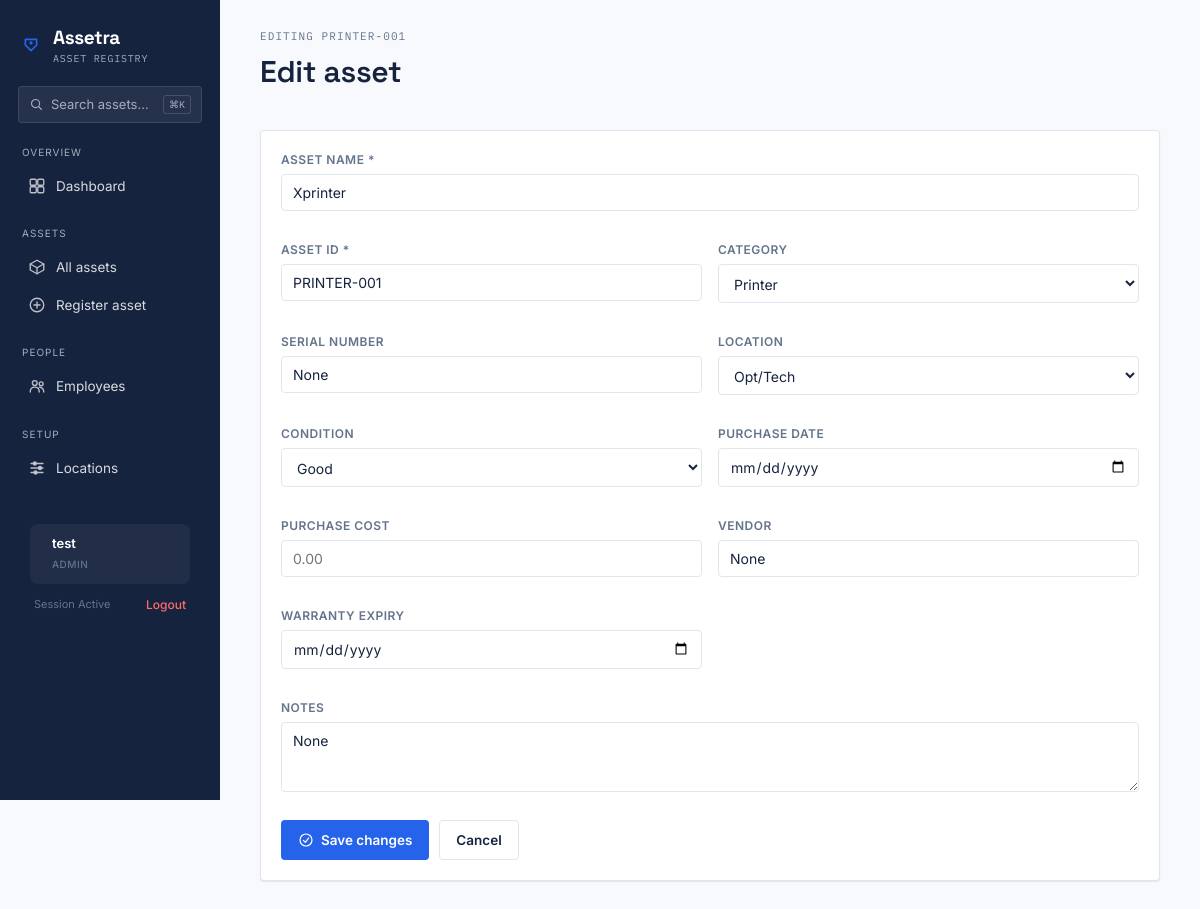
The app's page /assets/1/edit (signed in) with its own data.
### tables this page shows
CREATE TABLE accounts (
    id              INTEGER PRIMARY KEY AUTOINCREMENT,
    username        TEXT NOT NULL UNIQUE,
    role            TEXT NOT NULL DEFAULT 'user',  -- superadmin | admin | user
    password_hash   TEXT NOT NULL,
    is_active       INTEGER NOT NULL DEFAULT 1,
    created_at      TEXT NOT NULL DEFAULT (datetime('now'))
);

CREATE TABLE assets (
    id                  INTEGER PRIMARY KEY AUTOINCREMENT,
    asset_tag           TEXT NOT NULL UNIQUE,      -- user-entered Asset ID, e.g. LAPTOP-001
    name                TEXT NOT NULL,
    category            TEXT NOT NULL DEFAULT 'Other',
    serial_number       TEXT,
    location_id         INTEGER,
    assigned_employee_id INTEGER,
    condition           TEXT NOT NULL DEFAULT 'Good',   -- New, Good, Fair, Poor, Damaged
    status              TEXT NOT NULL DEFAULT 'Available', -- Available, Assigned, In Repair, Retired, Lost
    purchase_date        TEXT,
    purchase_cost         REAL,
    vendor               TEXT,
    warranty_expiry       TEXT,
    notes                TEXT,
    created_at           TEXT NOT NULL DEFAULT (datetime('now')),
    updated_at           TEXT NOT NULL DEFAULT (datetime('now')),
    FOREIGN KEY (location_id) REFERENCES locations(id) ON DELETE SET NULL,
    FOREIGN KEY (assigned_employee_id) REFERENCES employees(id) ON DELETE SET NULL
);

### app.py (the view, shortened to what this page needs)
@app.route("/assets/<int:asset_id>/edit", methods=["GET", "POST"])
@require("asset:add")
def asset_edit(asset_id):
  conn = get_db()
  asset = conn.execute("SELECT * FROM assets WHERE id = ?", (asset_id,)).fetchone()
  if asset is None:
    abort(404)
  locations, employees = get_lookup_lists(conn)
  conn.close()
  return render_template(
      "asset_form.html",
      asset=asset,
      locations=locations,
      employees=employees,
      categories=CATEGORIES,
      conditions=CONDITIONS,
      statuses=STATUSES,
      form=None,
  )

### app.py (called while the page is built)
def can(role, action):
  perms = PERMISSIONS.get(role, set())
  return "*" in perms or action in perms

def current_account():
  uid = session.get("uid")
  if not uid:
    return None
  conn = get_db()
  acc = conn.execute("SELECT * FROM accounts WHERE id = ?", (uid,)).fetchone()
  conn.close()
  return acc if acc and acc["is_active"] else None

def require(action=None):
  def decorator(fn):
    from functools import wraps
    @wraps(fn)
    def wrapper(*args, **kwargs):
      acc = current_account()
      if not acc:
        return redirect(url_for("login"))
      if action and not can(acc["role"], action):
        flash("You don't have permission to do that.", "error")
        return redirect(url_for("dashboard"))
      g.account = acc
      return fn(*args, **kwargs)
    return wrapper
  return decorator

@app.context_processor
def inject_globals():
  acc = current_account()
  return {"current_year": datetime.now().year, "me": acc, "can": can}

def get_lookup_lists(conn):
  locations = conn.execute("SELECT * FROM locations ORDER BY name").fetchall()
  employees = conn.execute(
      "SELECT * FROM employees WHERE active = 1 ORDER BY full_name"
  ).fetchall()
  return locations, employees

### db.py (called while the page is built)
def get_db():
    os.makedirs(os.path.dirname(DB_PATH), exist_ok=True)
    conn = sqlite3.connect(DB_PATH)
    conn.row_factory = sqlite3.Row
    conn.execute("PRAGMA foreign_keys = ON")
    return conn

### templates/asset_form.html (shortened to what this page needs)
{% extends "base.html" %}
{% block content %}
{% from "_icons.html" import icon %}
<div class="page-head">
  <div>
    <div class="eyebrow">{{ 'Editing ' + asset.asset_tag if asset else 'New asset' }}</div>
    <h1>{{ 'Edit asset' if asset else 'Register a new asset' }}</h1>
  </div>
</div>
<form method="post" class="card">
  <div class="form-grid">
    <div class="field full">
      <label for="name">Asset name *</label>
      <input id="name" name="name" type="text" required
             value="{{ form.name if form else (asset.name if asset else '') }}"
             placeholder="e.g. Dell Latitude 5440">
    </div>
    <div class="field">
      <label for="asset_tag">Asset ID *</label>
      <input id="asset_tag" name="asset_tag" type="text" required
             value="{{ form.asset_tag if form else (asset.asset_tag if asset else '') }}"
             placeholder="e.g. LAPTOP-001">
    </div>
    <div class="field">
      <label for="category">Category</label>
      <select id="category" name="category">
        {% for c in categories %}
        <option value="{{ c }}" {{ 'selected' if asset and asset.category == c }}>{{ c }}</option>
        {% endfor %}
      </select>
    </div>
    <div class="field">
      <label for="serial_number">Serial number</label>
      <input id="serial_number" name="serial_number" type="text"
             value="{{ form.serial_number if form else (asset.serial_number if asset else '') }}"
             placeholder="e.g. SN-8823X (optional)">
    </div>
    <div class="field">
      <label for="location_id">Location</label>
      <select id="location_id" name="location_id">
        {% for l in locations %}
        <option value="{{ l.id }}" {{ 'selected' if asset and asset.location_id == l.id }}>{{ l.name }}</option>
        {% endfor %}
      </select>
    </div>
    <div class="field">
      <label for="condition">Condition</label>
      <select id="condition" name="condition">
        {% for c in conditions %}
        <option value="{{ c }}" {{ 'selected' if (asset and asset.condition == c) or (not asset and c == 'Good') }}>{{ c }}</option>
        {% endfor %}
      </select>
    </div>
    <div class="field">
      <label for="purchase_date">Purchase date</label>
      <input id="purchase_date" name="purchase_date" type="date" value="{{ asset.purchase_date if asset else '' }}">
    </div>
    <div class="field">
      <label for="purchase_cost">Purchase cost</label>
      <input id="purchase_cost" name="purchase_cost" type="number" step="0.01" value="{{ asset.purchase_cost if asset else '' }}" placeholder="0.00">
    </div>
    <div class="field">
      <label for="vendor">Vendor</label>
      <input id="vendor" name="vendor" type="text" value="{{ asset.vendor if asset else '' }}" placeholder="e.g. CDW">
    </div>
    <div class="field">
      <label for="warranty_expiry">Warranty expiry</label>
      <input id="warranty_expiry" name="warranty_expiry" type="date" value="{{ asset.warranty_expiry if asset else '' }}">
    </div>
    <div class="field full">
      <label for="notes">Notes</label>
      <textarea id="notes" name="notes" placeholder="Any additional detail worth recording…">{{ asset.notes if asset else '' }}</textarea>
    </div>
  </div>
  <div style="display:flex; gap:10px; margin-top:8px;">
    <button type="submit" class="btn btn-accent">{{ icon('check-circle', 16) }}{{ 'Save changes' if asset else 'Register asset' }}</button>
    <a href="{{ url_for('asset_detail', asset_id=asset.id) if asset else url_for('asset_list') }}" class="btn btn-ghost">Cancel</a>
  </div>
</form>
{% endblock %}

### templates/base.html (shortened to what this page needs)
<!DOCTYPE html>
<html lang="en">
<head>
    <link rel="stylesheet" href="{{ url_for('static', filename='style.css') }}">
</head>
<body>
     {% from "_icons.html" import icon %}
    <div class="shell{% if not me %} auth-shell{% endif %}">
        {% if me %}
        <nav class="sidebar">
            <a class="brand" href="{{ url_for('dashboard') }}">
                <img src="{{ url_for('static', filename='favicon.svg') }}" alt="" width="26" height="26">
                <div>
                    <span class="brand-name">Assetra</span>
                    <span class="brand-tag">Asset Registry</span>
                </div>
            </a>
            <div class="quick-search">
                {{ icon('search', 15) }}
                <input id="quick-search" type="text" placeholder="Search assets…" autocomplete="off">
                <kbd>⌘K</kbd>
            </div>
            <div class="nav-section">
                <div class="nav-label">Overview</div>
                <a class="nav-link {{ 'active' if request.endpoint == 'dashboard' }}" href="{{ url_for('dashboard') }}">{{ icon('grid') }}<span>Dashboard</span></a>
            </div>
            <div class="nav-section">
                <div class="nav-label">Assets</div>
                <a class="nav-link {{ 'active' if request.endpoint == 'asset_list' }}" href="{{ url_for('asset_list') }}">{{ icon('box') }}<span>All assets</span></a>
                <a class="nav-link {{ 'active' if request.endpoint == 'asset_new' }}" href="{{ url_for('asset_new') }}">{{ icon('plus-circle') }}<span>Register asset</span></a>
            </div>
            <div class="nav-section">
                <div class="nav-label">People</div>
                <a class="nav-link {{ 'active' if request.endpoint == 'employees' }}" href="{{ url_for('employees') }}">{{ icon('users') }}<span>Employees</span></a>
            </div>
            <div class="nav-section">
                <div class="nav-label">Setup</div>
                <a class="nav-link {{ 'active' if request.endpoint == 'settings' }}" href="{{ url_for('settings') }}">{{ icon('sliders') }}<span>Locations</span></a>
            </div>
            <div style="margin-top: auto; padding: 16px 12px; border-top: 1px solid var(--border);">
                <a href="{{ url_for('user_settings') }}" class="nav-link {{ 'active' if request.endpoint == 'user_settings' }}" style="display: flex; align-items: center; margin-bottom: 12px; padding: 10px 12px; border-radius: 8px; background: rgba(255, 255, 255, 0.05); border: 1px solid var(--border);">
                    <div style="flex: 1; overflow: hidden; margin-left: 10px;">
                        <div style="font-weight: 600; font-size: 13px; color: #ffffff; white-space: nowrap; overflow: hidden; text-overflow: ellipsis;">{{ me.username }}</div>
                        <span style="font-size: 10px; color: var(--steel); text-transform: uppercase; font-weight: 500; letter-spacing: 0.5px;">{{ me.role }}</span>
                    </div>
                </a>
                <div style="display: flex; align-items: center; justify-content: space-between; padding: 0 4px;">
                    <span style="font-size: 11px; color: var(--steel);">Session Active</span>
                    <a href="{{ url_for('logout') }}" title="Logout" style="color: #ff6b6b; display: flex; align-items: center; gap: 4px; font-size: 12px; text-decoration: none; font-weight: 500;">
                        {{ icon('log-out', 14) }} Logout
                    </a>
                </div>
            </div>
        </nav>
        {% endif %}
        <main class="main" {% if not me %}style="max-width: 100%; margin: 0; padding: 0; width: 100%; display: flex; align-items: center; justify-content: center;" {% endif %}>
             {% block content %}{% endblock %}
        </main>
    </div>
</body>
</html>

### static/style.css (style rules this page uses)
:root { --ink: #16233e; --ink-soft: #223256; --paper: #f7f9fc; --paper-raised: #ffffff; --steel: #64748b; --steel-light: #a3adbd; --hairline: #e1e6ee; --blue: #2563eb; --blue-dark: #1d4ed8; --blue-bg: #e8f0fe; --teal: #0d8f72; --teal-bg: #e2f5ef; --rust: #d3402c; --rust-bg: #fbe9e6; --slate-bg: #e9edf7; --slate: #4a5fc1; --amber: #d1861a; --amber-dark: #b06f13; --font-display: 'Space Grotesk', 'Segoe UI', sans-serif; --font-body: 'Inter', 'Segoe UI', sans-serif; --font-mono: 'IBM Plex Mono', 'Courier New', monospace; --radius: 4px; --shadow-card: 0 1px 2px rgba(28,34,48,0.06), 0 1px 0 rgba(28,34,48,0.04); }
* { box-sizing: border-box; }
html, body { margin: 0; padding: 0; background: var(--paper); color: var(--ink); font-family: var(--font-body); font-size: 15px; line-height: 1.5; }
a { color: inherit; text-decoration: none; }
h1, h2, h3, h4 { font-family: var(--font-display); font-weight: 600; margin: 0 0 0.4em 0; letter-spacing: -0.01em; }
.shell { display: grid; grid-template-columns: 220px 1fr; min-height: 100vh; }
.sidebar { background: var(--ink); color: #fff; padding: 24px 18px; position: sticky; top: 0; height: 100vh; }
.brand { display: flex; align-items: center; gap: 9px; margin-bottom: 20px; }
.brand img { display: block; border-radius: 6px; }
.brand-name { font-family: var(--font-display); font-weight: 700; font-size: 19px; letter-spacing: -0.02em; color: #fff; }
.brand-tag { font-family: var(--font-mono); font-size: 10px; color: var(--steel-light); letter-spacing: 0.08em; text-transform: uppercase; display: block; margin-top: -2px; }
.nav-section { margin-bottom: 22px; }
.nav-label { font-size: 10px; text-transform: uppercase; letter-spacing: 0.1em; color: var(--steel-light); margin: 0 0 8px 4px; }
.nav-link { display: flex; align-items: center; gap: 10px; padding: 8px 10px; border-radius: var(--radius); color: #d8dae0; font-size: 13.5px; margin-bottom: 2px; transition: background 0.12s ease, transform 0.12s ease; }
.quick-search { position: relative; display: flex; align-items: center; gap: 7px; background: rgba(255,255,255,0.07); border: 1px solid rgba(255,255,255,0.1); border-radius: var(--radius); padding: 8px 10px; margin-bottom: 22px; color: var(--steel-light); transition: border-color 0.12s ease; }
.quick-search input { background: transparent; border: none; padding: 0; color: #fff; font-size: 13px; flex: 1; min-width: 0; }
.quick-search input::placeholder { color: var(--steel-light); }
.quick-search kbd { font-family: var(--font-mono); font-size: 10px; color: var(--steel-light); border: 1px solid rgba(255,255,255,0.15); border-radius: 3px; padding: 1px 5px; }
.main { padding: 28px 40px 60px; max-width: 1180px; }
.page-head { display: flex; justify-content: space-between; align-items: flex-end; margin-bottom: 24px; flex-wrap: wrap; gap: 12px; }
.eyebrow { font-family: var(--font-mono); font-size: 11px; text-transform: uppercase; letter-spacing: 0.1em; color: var(--steel); margin-bottom: 4px; }
.btn { display: inline-flex; align-items: center; gap: 7px; font-family: var(--font-body); font-size: 13.5px; font-weight: 600; padding: 9px 16px; border-radius: var(--radius); border: 1px solid transparent; cursor: pointer; transition: all 0.12s ease; }
.btn-accent { background: var(--blue); color: #fff; }
.btn-ghost { background: transparent; color: var(--ink); border-color: var(--hairline); }
.card { background: var(--paper-raised); border: 1px solid var(--hairline); border-radius: var(--radius); box-shadow: var(--shadow-card); padding: 20px; }
.form-grid { display: grid; grid-template-columns: repeat(2, 1fr); gap: 16px; }
.field { margin-bottom: 14px; }
.field.full { grid-column: 1 / -1; }
label { display: block; font-size: 12px; font-weight: 600; color: var(--steel); margin-bottom: 5px; text-transform: uppercase; letter-spacing: 0.04em; }
input, select, textarea { width: 100%; font-family: var(--font-body); font-size: 14px; padding: 9px 11px; border: 1px solid var(--hairline); border-radius: var(--radius); background: #fff; color: var(--ink); }
textarea { resize: vertical; min-height: 70px; }

### records on screen
accounts: username "test", role "ADMIN"
assets: asset_tag "EDITING PRINTER-001", name "Xprinter", asset_tag "PRINTER-001"

### other values on screen
{{ 'Edit asset' if asset else 'Register a new asset' }} "Edit asset"
{{ 'Save changes' if asset else 'Register asset' }} "Save changes"
form field category "Printer"
form field location_id "Opt/Tech"
form field condition "Good"
